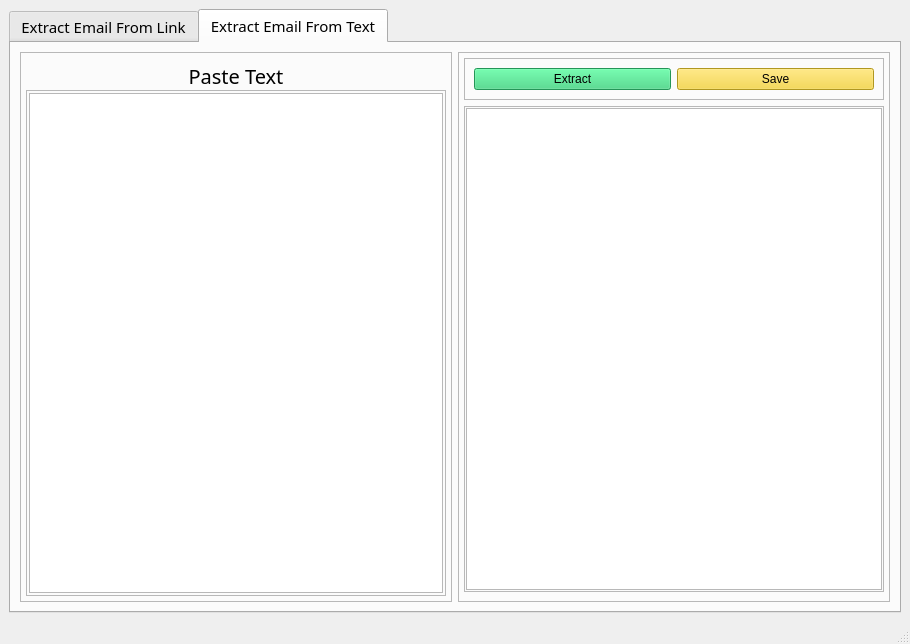
<?xml version="1.0" encoding="UTF-8"?>
<ui version="4.0">
 <class>mainWindow</class>
 <widget class="QMainWindow" name="mainWindow">
  <property name="geometry">
   <rect>
    <x>0</x>
    <y>0</y>
    <width>910</width>
    <height>644</height>
   </rect>
  </property>
  <property name="font">
   <font>
    <family>Roboto Mono Medium for Powerline</family>
   </font>
  </property>
  <property name="windowTitle">
   <string>Email Extractor</string>
  </property>
  <property name="windowIcon">
   <iconset>
    <normaloff>icons8-mail-100.png</normaloff>icons8-mail-100.png</iconset>
  </property>
  <widget class="QWidget" name="centralwidget">
   <layout class="QVBoxLayout" name="verticalLayout_3">
    <item>
     <widget class="QTabWidget" name="tabWidget">
      <property name="font">
       <font>
        <family>Roboto Mono Medium for Powerline</family>
        <pointsize>11</pointsize>
        <weight>7</weight>
        <italic>false</italic>
        <bold>false</bold>
       </font>
      </property>
      <property name="cursor">
       <cursorShape>PointingHandCursor</cursorShape>
      </property>
      <property name="styleSheet">
       <string notr="true">font: 57 11pt &quot;Roboto Mono Medium for Powerline&quot;;</string>
      </property>
      <property name="currentIndex">
       <number>1</number>
      </property>
      <property name="tabsClosable">
       <bool>false</bool>
      </property>
      <widget class="QWidget" name="email_tab">
       <attribute name="title">
        <string>Extract Email From Link</string>
       </attribute>
       <layout class="QVBoxLayout" name="verticalLayout">
        <item>
         <widget class="QFrame" name="frame">
          <property name="sizePolicy">
           <sizepolicy hsizetype="Preferred" vsizetype="Preferred">
            <horstretch>0</horstretch>
            <verstretch>15</verstretch>
           </sizepolicy>
          </property>
          <property name="frameShape">
           <enum>QFrame::StyledPanel</enum>
          </property>
          <property name="frameShadow">
           <enum>QFrame::Raised</enum>
          </property>
          <layout class="QVBoxLayout" name="verticalLayout_5">
           <property name="spacing">
            <number>3</number>
           </property>
           <property name="leftMargin">
            <number>4</number>
           </property>
           <property name="topMargin">
            <number>4</number>
           </property>
           <property name="rightMargin">
            <number>4</number>
           </property>
           <property name="bottomMargin">
            <number>0</number>
           </property>
           <item>
            <widget class="QFrame" name="frame_8">
             <property name="frameShape">
              <enum>QFrame::StyledPanel</enum>
             </property>
             <property name="frameShadow">
              <enum>QFrame::Raised</enum>
             </property>
             <layout class="QHBoxLayout" name="horizontalLayout">
              <property name="spacing">
               <number>2</number>
              </property>
              <property name="leftMargin">
               <number>2</number>
              </property>
              <property name="topMargin">
               <number>2</number>
              </property>
              <property name="rightMargin">
               <number>2</number>
              </property>
              <property name="bottomMargin">
               <number>2</number>
              </property>
              <item>
               <widget class="QLabel" name="label_2">
                <property name="text">
                 <string>Paste Link:</string>
                </property>
               </widget>
              </item>
              <item>
               <widget class="QLineEdit" name="link_input">
                <property name="maxLength">
                 <number>999999999</number>
                </property>
                <property name="placeholderText">
                 <string>eg: http://www.google.com,http://facebook.com</string>
                </property>
               </widget>
              </item>
             </layout>
            </widget>
           </item>
           <item>
            <widget class="QFrame" name="frame_9">
             <property name="frameShape">
              <enum>QFrame::StyledPanel</enum>
             </property>
             <property name="frameShadow">
              <enum>QFrame::Raised</enum>
             </property>
             <layout class="QHBoxLayout" name="horizontalLayout_3">
              <property name="spacing">
               <number>2</number>
              </property>
              <property name="leftMargin">
               <number>2</number>
              </property>
              <property name="topMargin">
               <number>2</number>
              </property>
              <property name="rightMargin">
               <number>2</number>
              </property>
              <property name="bottomMargin">
               <number>2</number>
              </property>
              <item>
               <widget class="QFrame" name="frame_10">
                <property name="sizePolicy">
                 <sizepolicy hsizetype="Expanding" vsizetype="Preferred">
                  <horstretch>50</horstretch>
                  <verstretch>0</verstretch>
                 </sizepolicy>
                </property>
                <property name="frameShape">
                 <enum>QFrame::StyledPanel</enum>
                </property>
                <property name="frameShadow">
                 <enum>QFrame::Raised</enum>
                </property>
                <layout class="QHBoxLayout" name="horizontalLayout_4">
                 <property name="spacing">
                  <number>2</number>
                 </property>
                 <property name="leftMargin">
                  <number>2</number>
                 </property>
                 <property name="topMargin">
                  <number>2</number>
                 </property>
                 <property name="rightMargin">
                  <number>2</number>
                 </property>
                 <property name="bottomMargin">
                  <number>2</number>
                 </property>
                 <item>
                  <widget class="QFrame" name="frame_12">
                   <property name="sizePolicy">
                    <sizepolicy hsizetype="Expanding" vsizetype="Preferred">
                     <horstretch>30</horstretch>
                     <verstretch>0</verstretch>
                    </sizepolicy>
                   </property>
                   <property name="frameShape">
                    <enum>QFrame::StyledPanel</enum>
                   </property>
                   <property name="frameShadow">
                    <enum>QFrame::Raised</enum>
                   </property>
                   <layout class="QVBoxLayout" name="verticalLayout_8">
                    <property name="spacing">
                     <number>1</number>
                    </property>
                    <property name="leftMargin">
                     <number>2</number>
                    </property>
                    <property name="topMargin">
                     <number>2</number>
                    </property>
                    <property name="rightMargin">
                     <number>2</number>
                    </property>
                    <property name="bottomMargin">
                     <number>2</number>
                    </property>
                    <item>
                     <widget class="QLabel" name="label_5">
                      <property name="styleSheet">
                       <string notr="true">
color: rgb(229, 165, 10);</string>
                      </property>
                      <property name="text">
                       <string>Note: To extract from more than one link</string>
                      </property>
                     </widget>
                    </item>
                    <item>
                     <widget class="QLabel" name="label_6">
                      <property name="styleSheet">
                       <string notr="true">color: rgb(245, 194, 17);</string>
                      </property>
                      <property name="text">
                       <string>add a comma  &quot;,&quot;  at the end of the link</string>
                      </property>
                     </widget>
                    </item>
                    <item>
                     <widget class="QLabel" name="label_7">
                      <property name="styleSheet">
                       <string notr="true">color: rgb(245, 194, 17);</string>
                      </property>
                      <property name="text">
                       <string>eg: www.google.com, www.facebook.com</string>
                      </property>
                     </widget>
                    </item>
                   </layout>
                  </widget>
                 </item>
                 <item>
                  <widget class="QFrame" name="frame_13">
                   <property name="sizePolicy">
                    <sizepolicy hsizetype="Preferred" vsizetype="Preferred">
                     <horstretch>15</horstretch>
                     <verstretch>0</verstretch>
                    </sizepolicy>
                   </property>
                   <property name="frameShape">
                    <enum>QFrame::StyledPanel</enum>
                   </property>
                   <property name="frameShadow">
                    <enum>QFrame::Raised</enum>
                   </property>
                   <layout class="QVBoxLayout" name="verticalLayout_7">
                    <item>
                     <widget class="QLabel" name="label_3">
                      <property name="styleSheet">
                       <string notr="true">font: 57 15pt &quot;Roboto Mono Medium for Powerline&quot;;</string>
                      </property>
                      <property name="text">
                       <string>Status</string>
                      </property>
                      <property name="alignment">
                       <set>Qt::AlignCenter</set>
                      </property>
                     </widget>
                    </item>
                    <item>
                     <widget class="QLabel" name="extracting">
                      <property name="styleSheet">
                       <string notr="true">font: 57 13pt &quot;Roboto Mono Medium for Powerline&quot;;
color: rgb(87, 227, 137);</string>
                      </property>
                      <property name="text">
                       <string/>
                      </property>
                      <property name="alignment">
                       <set>Qt::AlignCenter</set>
                      </property>
                     </widget>
                    </item>
                   </layout>
                  </widget>
                 </item>
                </layout>
               </widget>
              </item>
              <item>
               <widget class="QFrame" name="frame_11">
                <property name="sizePolicy">
                 <sizepolicy hsizetype="Expanding" vsizetype="Preferred">
                  <horstretch>20</horstretch>
                  <verstretch>0</verstretch>
                 </sizepolicy>
                </property>
                <property name="frameShape">
                 <enum>QFrame::StyledPanel</enum>
                </property>
                <property name="frameShadow">
                 <enum>QFrame::Raised</enum>
                </property>
                <layout class="QVBoxLayout" name="verticalLayout_6">
                 <item>
                  <widget class="QPushButton" name="link_extract_btn">
                   <property name="styleSheet">
                    <string notr="true">background-color: rgb(51, 209, 122);
color: rgb(255, 255, 255);</string>
                   </property>
                   <property name="text">
                    <string>Extract</string>
                   </property>
                   <property name="checkable">
                    <bool>true</bool>
                   </property>
                   <property name="checked">
                    <bool>false</bool>
                   </property>
                  </widget>
                 </item>
                 <item>
                  <widget class="QPushButton" name="link_cancel_btn">
                   <property name="styleSheet">
                    <string notr="true">background-color: rgb(224, 27, 36);</string>
                   </property>
                   <property name="text">
                    <string>Cancel</string>
                   </property>
                  </widget>
                 </item>
                </layout>
               </widget>
              </item>
             </layout>
            </widget>
           </item>
          </layout>
         </widget>
        </item>
        <item>
         <widget class="QFrame" name="frame_2">
          <property name="sizePolicy">
           <sizepolicy hsizetype="Preferred" vsizetype="Expanding">
            <horstretch>0</horstretch>
            <verstretch>40</verstretch>
           </sizepolicy>
          </property>
          <property name="minimumSize">
           <size>
            <width>0</width>
            <height>381</height>
           </size>
          </property>
          <property name="frameShape">
           <enum>QFrame::StyledPanel</enum>
          </property>
          <property name="frameShadow">
           <enum>QFrame::Raised</enum>
          </property>
          <layout class="QVBoxLayout" name="verticalLayout_9">
           <property name="spacing">
            <number>2</number>
           </property>
           <property name="leftMargin">
            <number>2</number>
           </property>
           <property name="topMargin">
            <number>2</number>
           </property>
           <property name="rightMargin">
            <number>2</number>
           </property>
           <property name="bottomMargin">
            <number>2</number>
           </property>
           <item>
            <widget class="QFrame" name="frame_14">
             <property name="sizePolicy">
              <sizepolicy hsizetype="Preferred" vsizetype="Expanding">
               <horstretch>0</horstretch>
               <verstretch>5</verstretch>
              </sizepolicy>
             </property>
             <property name="minimumSize">
              <size>
               <width>0</width>
               <height>45</height>
              </size>
             </property>
             <property name="frameShape">
              <enum>QFrame::StyledPanel</enum>
             </property>
             <property name="frameShadow">
              <enum>QFrame::Raised</enum>
             </property>
             <layout class="QHBoxLayout" name="horizontalLayout_6">
              <item>
               <widget class="QFrame" name="frame_18">
                <property name="frameShape">
                 <enum>QFrame::StyledPanel</enum>
                </property>
                <property name="frameShadow">
                 <enum>QFrame::Raised</enum>
                </property>
                <layout class="QVBoxLayout" name="verticalLayout_12">
                 <property name="spacing">
                  <number>1</number>
                 </property>
                 <property name="leftMargin">
                  <number>1</number>
                 </property>
                 <property name="topMargin">
                  <number>1</number>
                 </property>
                 <property name="rightMargin">
                  <number>1</number>
                 </property>
                 <property name="bottomMargin">
                  <number>1</number>
                 </property>
                 <item>
                  <widget class="QPushButton" name="save_to_file_btn">
                   <property name="text">
                    <string>Save to file</string>
                   </property>
                  </widget>
                 </item>
                </layout>
               </widget>
              </item>
              <item>
               <widget class="QFrame" name="frame_19">
                <property name="frameShape">
                 <enum>QFrame::StyledPanel</enum>
                </property>
                <property name="frameShadow">
                 <enum>QFrame::Raised</enum>
                </property>
                <layout class="QHBoxLayout" name="horizontalLayout_8">
                 <property name="spacing">
                  <number>1</number>
                 </property>
                 <property name="leftMargin">
                  <number>1</number>
                 </property>
                 <property name="topMargin">
                  <number>1</number>
                 </property>
                 <property name="rightMargin">
                  <number>1</number>
                 </property>
                 <property name="bottomMargin">
                  <number>1</number>
                 </property>
                 <item>
                  <widget class="QLineEdit" name="lineEdit">
                   <property name="readOnly">
                    <bool>true</bool>
                   </property>
                  </widget>
                 </item>
                 <item>
                  <widget class="QPushButton" name="path_to_save_btn">
                   <property name="text">
                    <string>path to save</string>
                   </property>
                  </widget>
                 </item>
                </layout>
               </widget>
              </item>
              <item>
               <widget class="QFrame" name="frame_20">
                <property name="frameShape">
                 <enum>QFrame::StyledPanel</enum>
                </property>
                <property name="frameShadow">
                 <enum>QFrame::Raised</enum>
                </property>
                <layout class="QHBoxLayout" name="horizontalLayout_7">
                 <property name="spacing">
                  <number>3</number>
                 </property>
                 <property name="leftMargin">
                  <number>1</number>
                 </property>
                 <property name="topMargin">
                  <number>1</number>
                 </property>
                 <property name="rightMargin">
                  <number>1</number>
                 </property>
                 <property name="bottomMargin">
                  <number>1</number>
                 </property>
                 <item>
                  <widget class="QLabel" name="label_10">
                   <property name="text">
                    <string>Link depth</string>
                   </property>
                  </widget>
                 </item>
                 <item>
                  <widget class="QSpinBox" name="depth">
                   <property name="minimum">
                    <number>1</number>
                   </property>
                   <property name="maximum">
                    <number>500</number>
                   </property>
                   <property name="value">
                    <number>100</number>
                   </property>
                  </widget>
                 </item>
                </layout>
               </widget>
              </item>
             </layout>
            </widget>
           </item>
           <item>
            <widget class="QFrame" name="frame_15">
             <property name="sizePolicy">
              <sizepolicy hsizetype="Preferred" vsizetype="Expanding">
               <horstretch>0</horstretch>
               <verstretch>33</verstretch>
              </sizepolicy>
             </property>
             <property name="frameShape">
              <enum>QFrame::StyledPanel</enum>
             </property>
             <property name="frameShadow">
              <enum>QFrame::Raised</enum>
             </property>
             <layout class="QHBoxLayout" name="horizontalLayout_5">
              <property name="spacing">
               <number>1</number>
              </property>
              <property name="leftMargin">
               <number>1</number>
              </property>
              <property name="topMargin">
               <number>1</number>
              </property>
              <property name="rightMargin">
               <number>1</number>
              </property>
              <property name="bottomMargin">
               <number>1</number>
              </property>
              <item>
               <widget class="QFrame" name="frame_17">
                <property name="frameShape">
                 <enum>QFrame::StyledPanel</enum>
                </property>
                <property name="frameShadow">
                 <enum>QFrame::Raised</enum>
                </property>
                <layout class="QVBoxLayout" name="verticalLayout_10">
                 <property name="leftMargin">
                  <number>1</number>
                 </property>
                 <property name="topMargin">
                  <number>1</number>
                 </property>
                 <property name="rightMargin">
                  <number>1</number>
                 </property>
                 <property name="bottomMargin">
                  <number>1</number>
                 </property>
                 <item>
                  <widget class="QLabel" name="label_8">
                   <property name="text">
                    <string>Emails extracted</string>
                   </property>
                   <property name="textFormat">
                    <enum>Qt::AutoText</enum>
                   </property>
                   <property name="alignment">
                    <set>Qt::AlignCenter</set>
                   </property>
                  </widget>
                 </item>
                 <item>
                  <widget class="QTextEdit" name="extracted_emails">
                   <property name="placeholderText">
                    <string>all extractd emails will appear here</string>
                   </property>
                  </widget>
                 </item>
                </layout>
               </widget>
              </item>
              <item>
               <widget class="QFrame" name="frame_16">
                <property name="frameShape">
                 <enum>QFrame::StyledPanel</enum>
                </property>
                <property name="frameShadow">
                 <enum>QFrame::Raised</enum>
                </property>
                <layout class="QVBoxLayout" name="verticalLayout_11">
                 <property name="leftMargin">
                  <number>1</number>
                 </property>
                 <property name="topMargin">
                  <number>1</number>
                 </property>
                 <property name="rightMargin">
                  <number>1</number>
                 </property>
                 <property name="bottomMargin">
                  <number>1</number>
                 </property>
                 <item>
                  <widget class="QLabel" name="label_9">
                   <property name="text">
                    <string>Process Output</string>
                   </property>
                   <property name="textFormat">
                    <enum>Qt::AutoText</enum>
                   </property>
                   <property name="alignment">
                    <set>Qt::AlignCenter</set>
                   </property>
                  </widget>
                 </item>
                 <item>
                  <widget class="QTextEdit" name="process_output">
                   <property name="readOnly">
                    <bool>true</bool>
                   </property>
                   <property name="placeholderText">
                    <string>this shows the process</string>
                   </property>
                  </widget>
                 </item>
                </layout>
               </widget>
              </item>
             </layout>
            </widget>
           </item>
          </layout>
         </widget>
        </item>
       </layout>
      </widget>
      <widget class="QWidget" name="text_tab">
       <attribute name="title">
        <string>Extract Email From Text</string>
       </attribute>
       <layout class="QHBoxLayout" name="horizontalLayout_2">
        <item>
         <widget class="QFrame" name="frame_3">
          <property name="minimumSize">
           <size>
            <width>432</width>
            <height>0</height>
           </size>
          </property>
          <property name="frameShape">
           <enum>QFrame::StyledPanel</enum>
          </property>
          <property name="frameShadow">
           <enum>QFrame::Raised</enum>
          </property>
          <layout class="QVBoxLayout" name="verticalLayout_4">
           <property name="spacing">
            <number>0</number>
           </property>
           <property name="leftMargin">
            <number>5</number>
           </property>
           <property name="rightMargin">
            <number>5</number>
           </property>
           <property name="bottomMargin">
            <number>5</number>
           </property>
           <item>
            <widget class="QLabel" name="label">
             <property name="sizePolicy">
              <sizepolicy hsizetype="Preferred" vsizetype="Expanding">
               <horstretch>0</horstretch>
               <verstretch>0</verstretch>
              </sizepolicy>
             </property>
             <property name="font">
              <font>
               <family>Roboto Mono Medium for Powerline</family>
               <pointsize>15</pointsize>
               <weight>9</weight>
               <italic>false</italic>
               <bold>false</bold>
              </font>
             </property>
             <property name="styleSheet">
              <string notr="true">font: 75 15pt &quot;Roboto Mono Medium for Powerline&quot;;</string>
             </property>
             <property name="text">
              <string>Paste Text</string>
             </property>
             <property name="textFormat">
              <enum>Qt::AutoText</enum>
             </property>
             <property name="alignment">
              <set>Qt::AlignCenter</set>
             </property>
            </widget>
           </item>
           <item>
            <widget class="QFrame" name="frame_7">
             <property name="sizePolicy">
              <sizepolicy hsizetype="Preferred" vsizetype="Preferred">
               <horstretch>0</horstretch>
               <verstretch>70</verstretch>
              </sizepolicy>
             </property>
             <property name="frameShape">
              <enum>QFrame::StyledPanel</enum>
             </property>
             <property name="frameShadow">
              <enum>QFrame::Raised</enum>
             </property>
             <layout class="QVBoxLayout" name="verticalLayout_13">
              <property name="spacing">
               <number>1</number>
              </property>
              <property name="leftMargin">
               <number>2</number>
              </property>
              <property name="topMargin">
               <number>2</number>
              </property>
              <property name="rightMargin">
               <number>2</number>
              </property>
              <property name="bottomMargin">
               <number>2</number>
              </property>
              <item>
               <widget class="QTextEdit" name="Text_to_extract"/>
              </item>
             </layout>
            </widget>
           </item>
          </layout>
         </widget>
        </item>
        <item>
         <widget class="QFrame" name="frame_4">
          <property name="frameShape">
           <enum>QFrame::StyledPanel</enum>
          </property>
          <property name="frameShadow">
           <enum>QFrame::Raised</enum>
          </property>
          <layout class="QVBoxLayout" name="verticalLayout_2">
           <property name="leftMargin">
            <number>5</number>
           </property>
           <property name="topMargin">
            <number>5</number>
           </property>
           <property name="rightMargin">
            <number>5</number>
           </property>
           <item>
            <widget class="QFrame" name="frame_5">
             <property name="sizePolicy">
              <sizepolicy hsizetype="Preferred" vsizetype="Expanding">
               <horstretch>0</horstretch>
               <verstretch>5</verstretch>
              </sizepolicy>
             </property>
             <property name="frameShape">
              <enum>QFrame::StyledPanel</enum>
             </property>
             <property name="frameShadow">
              <enum>QFrame::Raised</enum>
             </property>
             <layout class="QHBoxLayout" name="horizontalLayout_10">
              <item>
               <widget class="QPushButton" name="text_extract_btn">
                <property name="styleSheet">
                 <string notr="true">background-color: rgb(51, 209, 122);</string>
                </property>
                <property name="text">
                 <string>Extract</string>
                </property>
               </widget>
              </item>
              <item>
               <widget class="QPushButton" name="text_save_btn">
                <property name="styleSheet">
                 <string notr="true">background-color: rgb(246, 211, 45);</string>
                </property>
                <property name="text">
                 <string>Save</string>
                </property>
               </widget>
              </item>
             </layout>
            </widget>
           </item>
           <item>
            <widget class="QFrame" name="frame_6">
             <property name="sizePolicy">
              <sizepolicy hsizetype="Preferred" vsizetype="Expanding">
               <horstretch>0</horstretch>
               <verstretch>70</verstretch>
              </sizepolicy>
             </property>
             <property name="minimumSize">
              <size>
               <width>420</width>
               <height>0</height>
              </size>
             </property>
             <property name="frameShape">
              <enum>QFrame::StyledPanel</enum>
             </property>
             <property name="frameShadow">
              <enum>QFrame::Raised</enum>
             </property>
             <layout class="QHBoxLayout" name="horizontalLayout_9">
              <property name="spacing">
               <number>1</number>
              </property>
              <property name="leftMargin">
               <number>1</number>
              </property>
              <property name="topMargin">
               <number>1</number>
              </property>
              <property name="rightMargin">
               <number>1</number>
              </property>
              <property name="bottomMargin">
               <number>1</number>
              </property>
              <item>
               <widget class="QTextEdit" name="text_email_extract"/>
              </item>
             </layout>
            </widget>
           </item>
          </layout>
         </widget>
        </item>
       </layout>
      </widget>
     </widget>
    </item>
   </layout>
  </widget>
  <widget class="QMenuBar" name="menubar">
   <property name="geometry">
    <rect>
     <x>0</x>
     <y>0</y>
     <width>910</width>
     <height>23</height>
    </rect>
   </property>
  </widget>
  <widget class="QStatusBar" name="statusbar"/>
  <action name="actionpath_to_save">
   <property name="text">
    <string>path to save</string>
   </property>
  </action>
 </widget>
 <resources/>
 <connections/>
 <slots>
  <slot>folderopen()</slot>
 </slots>
</ui>
